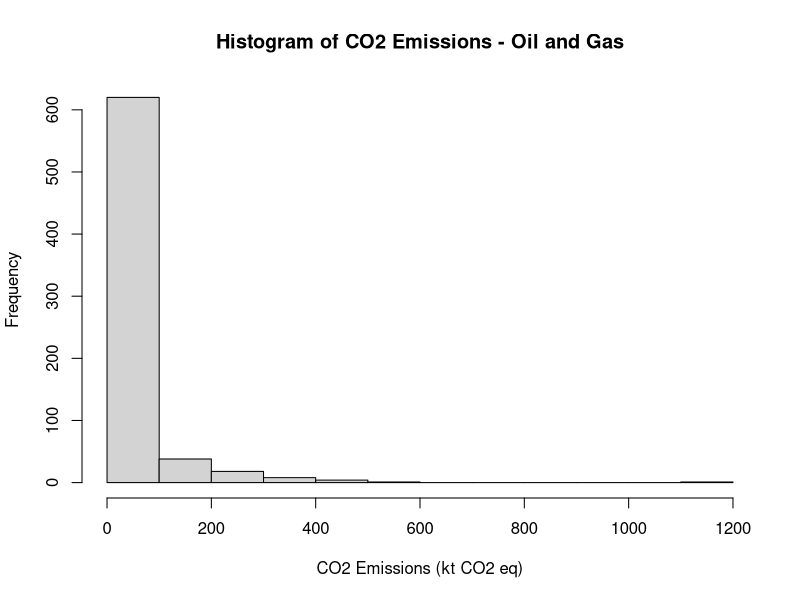
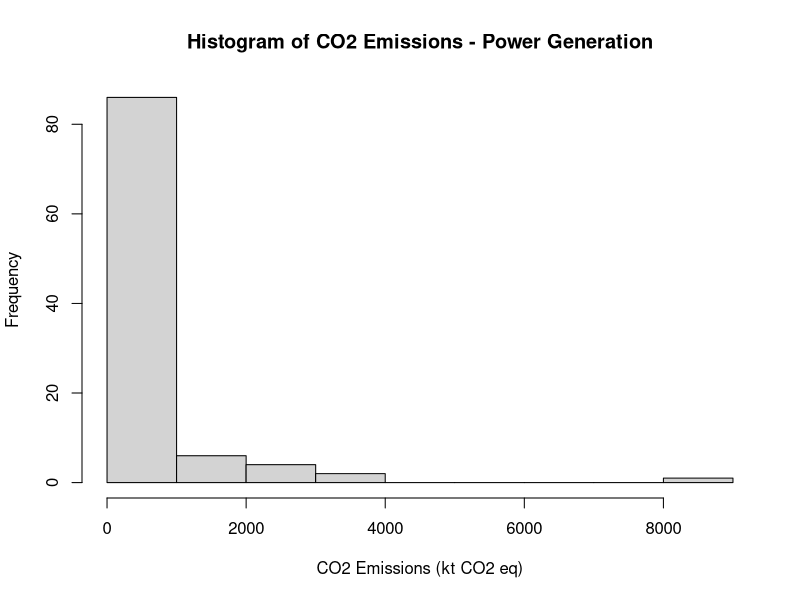
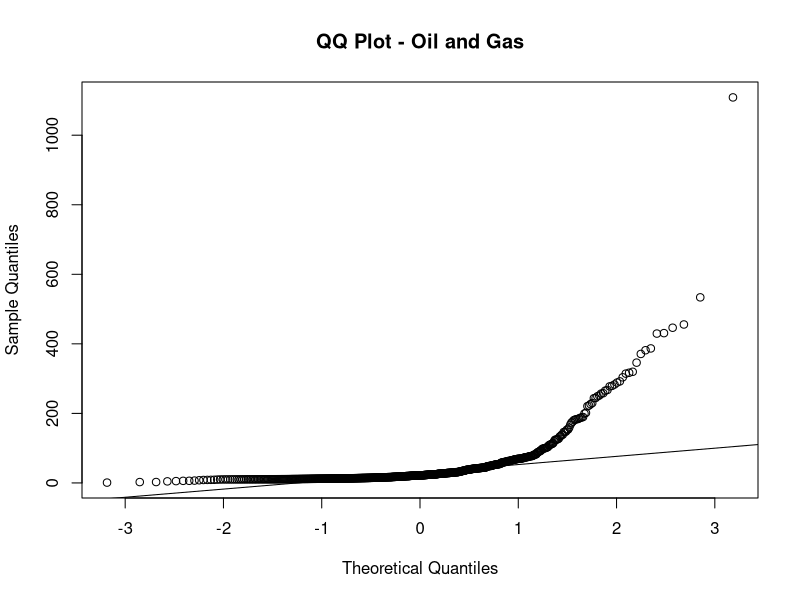
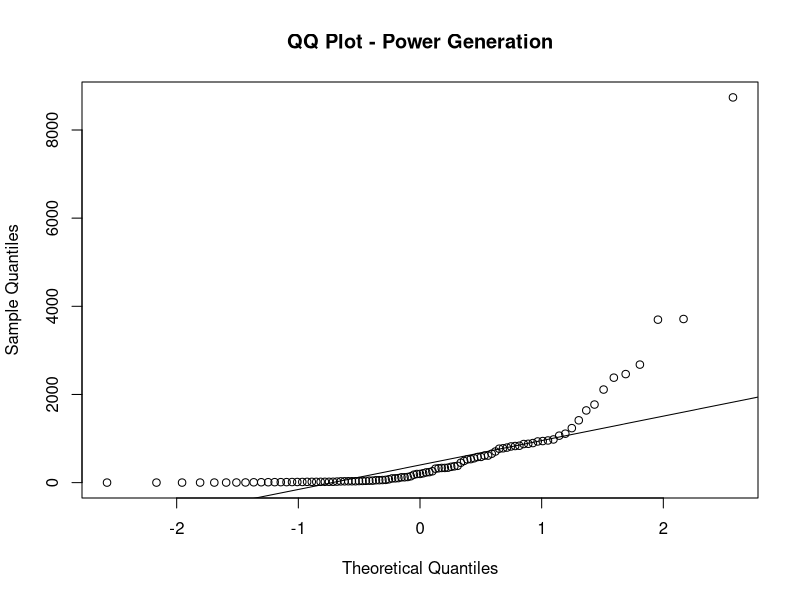
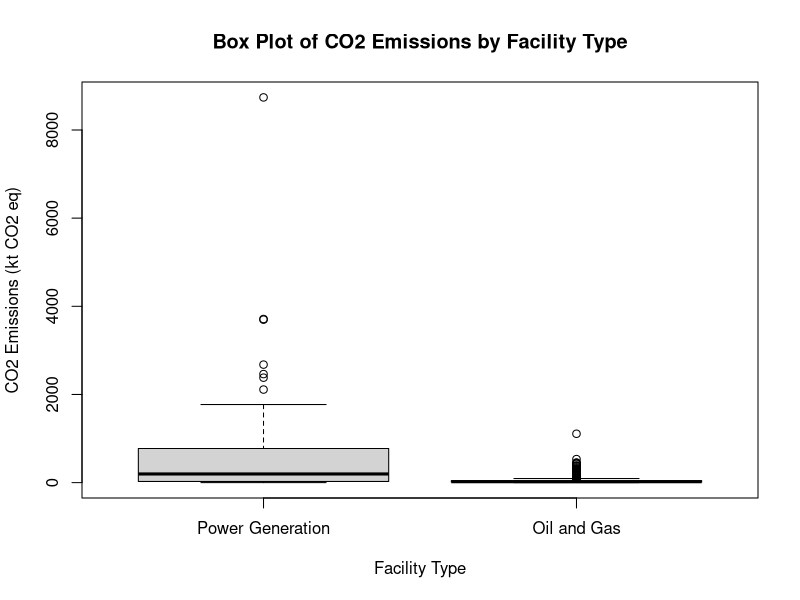
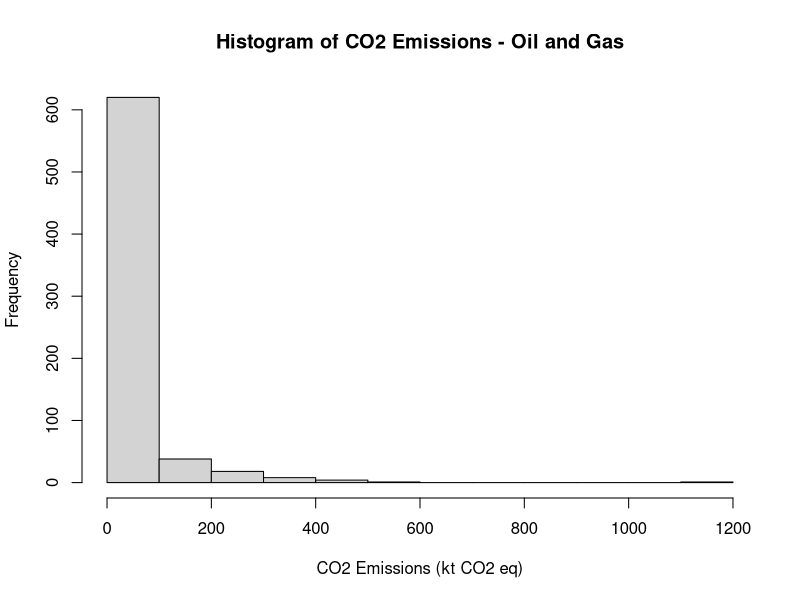
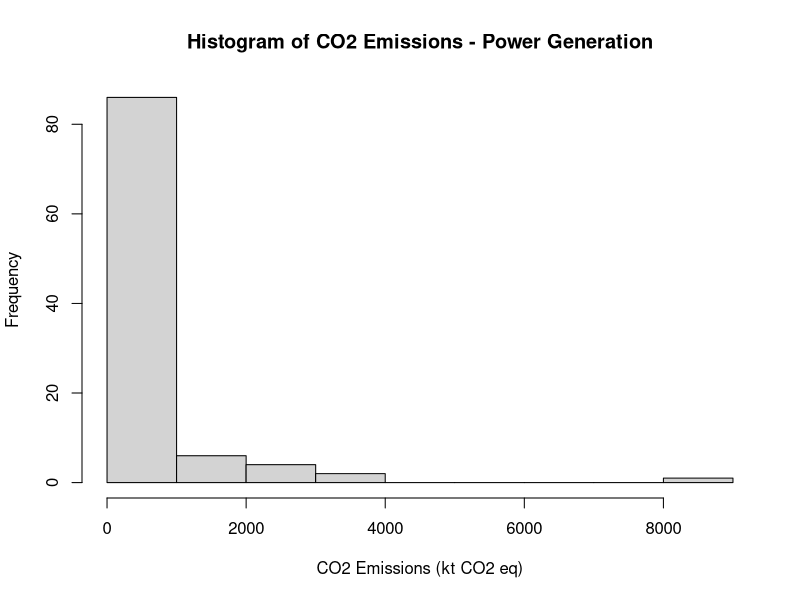
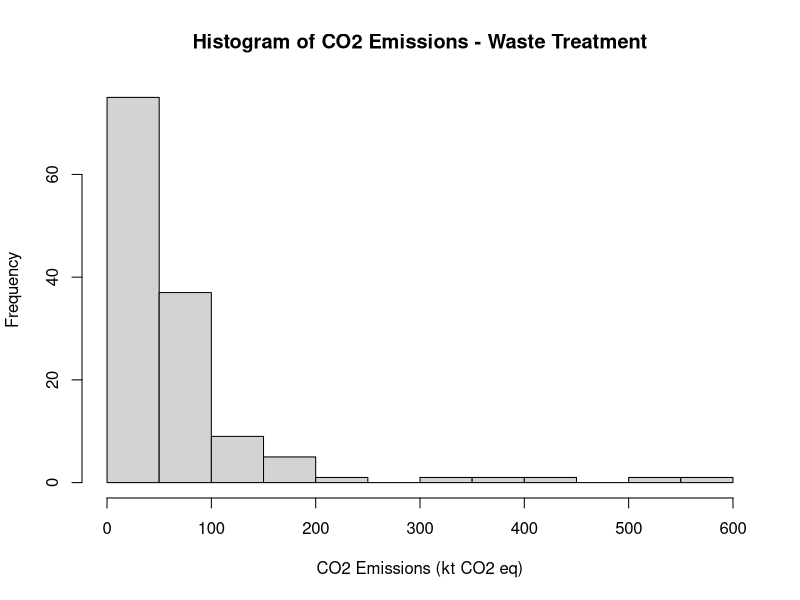

Generate these figures, in order, with R:
## ---- chunk 1
knitr::opts_chunk$set(echo = TRUE)
## ---- chunk 2
GHG_emission <- read.csv("gge.csv", sep = ',', header = TRUE)
filtered_GHG_emission <- subset(GHG_emission, !(Latitude == 0 & Longitude == 0) & !(is.na(CO2_eq)))
## ---- chunk 3
random_sample <- filtered_GHG_emission[sample(1:nrow(filtered_GHG_emission), size = 100, replace = FALSE), ]
## ---- chunk 4
#Create a subset consisting only available Electric and Hydrogen stations 
subset_facilities <- subset(filtered_GHG_emission, (E_NAIC_Name == 'Oil and gas extraction (except oil sands)'| E_NAIC_Name == 'Fossil-Fuel Electric Power Generation'))

#Stratified Sampling
library(dplyr)
stratified_sample <- subset_facilities %>%
  group_by(E_NAIC_Name) %>%
  sample_n(size = 50, replace = FALSE) %>%
  ungroup()
## ---- chunk 5
set.seed(123)

# using the "or" operator in R
three_facility_subset <- subset(filtered_GHG_emission, 
                               (E_NAIC_Name == 'Oil and gas extraction (except oil sands)' | 
                                E_NAIC_Name == 'Fossil-Fuel Electric Power Generation' |
                                E_NAIC_Name == 'Waste Treatment and Disposal'))

three_facility_stratified <- three_facility_subset %>%
  group_by(E_NAIC_Name) %>%
  sample_n(size = 60, replace = FALSE) %>%
  ungroup()

## ---- chunk 6
#Visualize the Distribution
two_facility_subset <- subset(filtered_GHG_emission, 
                             (E_NAIC_Name == 'Oil and gas extraction (except oil sands)' | 
                              E_NAIC_Name == 'Fossil-Fuel Electric Power Generation'))

# Oil and Gas facilities histo
hist(subset(two_facility_subset, 
           E_NAIC_Name == 'Oil and gas extraction (except oil sands)')$CO2_eq,
     main = "Histogram of CO2 Emissions - Oil and Gas",
     xlab = "CO2 Emissions (kt CO2 eq)")

# Power Generation facilities histo
hist(subset(two_facility_subset, 
           E_NAIC_Name == 'Fossil-Fuel Electric Power Generation')$CO2_eq,
     main = "Histogram of CO2 Emissions - Power Generation",
     xlab = "CO2 Emissions (kt CO2 eq)")

# Oil and Gas facilities QQ
qqnorm(subset(two_facility_subset, 
             E_NAIC_Name == 'Oil and gas extraction (except oil sands)')$CO2_eq,
       main = "QQ Plot - Oil and Gas")
qqline(subset(two_facility_subset, 
             E_NAIC_Name == 'Oil and gas extraction (except oil sands)')$CO2_eq)

# Power Generation facilities QQ
qqnorm(subset(two_facility_subset, 
             E_NAIC_Name == 'Fossil-Fuel Electric Power Generation')$CO2_eq,
       main = "QQ Plot - Power Generation")
qqline(subset(two_facility_subset, 
             E_NAIC_Name == 'Fossil-Fuel Electric Power Generation')$CO2_eq)

# Box plots to compare the distributions and identify outliers
boxplot(CO2_eq ~ E_NAIC_Name, data = two_facility_subset,
        main = "Box Plot of CO2 Emissions by Facility Type",
        xlab = "Facility Type", ylab = "CO2 Emissions (kt CO2 eq)",
        names = c("Power Generation", "Oil and Gas"))
## ---- chunk 7
oil_gas_data <- subset(two_facility_subset, 
                       E_NAIC_Name == 'Oil and gas extraction (except oil sands)')$CO2_eq
power_gen_data <- subset(two_facility_subset, 
                         E_NAIC_Name == 'Fossil-Fuel Electric Power Generation')$CO2_eq

wilcox_test <- wilcox.test(oil_gas_data, power_gen_data)
print(wilcox_test)
## ---- chunk 8
three_facility_subset <- subset(filtered_GHG_emission, 
                             (E_NAIC_Name == 'Oil and gas extraction (except oil sands)' | 
                              E_NAIC_Name == 'Fossil-Fuel Electric Power Generation' |
                              E_NAIC_Name == 'Waste Treatment and Disposal'))

# Oil and Gas facilities histo
hist(subset(three_facility_subset, 
           E_NAIC_Name == 'Oil and gas extraction (except oil sands)')$CO2_eq,
     main = "Histogram of CO2 Emissions - Oil and Gas",
     xlab = "CO2 Emissions (kt CO2 eq)")

# Power Generation facilities histo
hist(subset(three_facility_subset, 
           E_NAIC_Name == 'Fossil-Fuel Electric Power Generation')$CO2_eq,
     main = "Histogram of CO2 Emissions - Power Generation",
     xlab = "CO2 Emissions (kt CO2 eq)")

# Waste Treatment facilities histo
hist(subset(three_facility_subset, 
           E_NAIC_Name == 'Waste Treatment and Disposal')$CO2_eq,
     main = "Histogram of CO2 Emissions - Waste Treatment",
     xlab = "CO2 Emissions (kt CO2 eq)")

# Oil and Gas facilities QQ
qqnorm(subset(three_facility_subset, 
             E_NAIC_Name == 'Oil and gas extraction (except oil sands)')$CO2_eq,
       main = "QQ Plot - Oil and Gas")
qqline(subset(three_facility_subset, 
             E_NAIC_Name == 'Oil and gas extraction (except oil sands)')$CO2_eq)

# Power Generation facilities QQ
qqnorm(subset(three_facility_subset, 
             E_NAIC_Name == 'Fossil-Fuel Electric Power Generation')$CO2_eq,
       main = "QQ Plot - Power Generation")
qqline(subset(three_facility_subset, 
             E_NAIC_Name == 'Fossil-Fuel Electric Power Generation')$CO2_eq)

# Waste Treatment facilities QQ
qqnorm(subset(three_facility_subset, 
             E_NAIC_Name == 'Waste Treatment and Disposal')$CO2_eq,
       main = "QQ Plot - Waste Treatment")
qqline(subset(three_facility_subset, 
             E_NAIC_Name == 'Waste Treatment and Disposal')$CO2_eq)

# Box plot
boxplot(CO2_eq ~ E_NAIC_Name, data = three_facility_subset,
        main = "Box Plot of CO2 Emissions by Facility Type",
        xlab = "Facility Type", ylab = "CO2 Emissions (kt CO2 eq)",
        names = c("Power Generation", "Oil and Gas", "Waste Treatment"))

#Statistical Test
three_facility_subset <- subset(filtered_GHG_emission, 
                             (E_NAIC_Name == 'Oil and gas extraction (except oil sands)' | 
                              E_NAIC_Name == 'Fossil-Fuel Electric Power Generation' |
                              E_NAIC_Name == 'Waste Treatment and Disposal'))

kruskal_test <- kruskal.test(CO2_eq ~ E_NAIC_Name, data = three_facility_subset)
print(kruskal_test)
